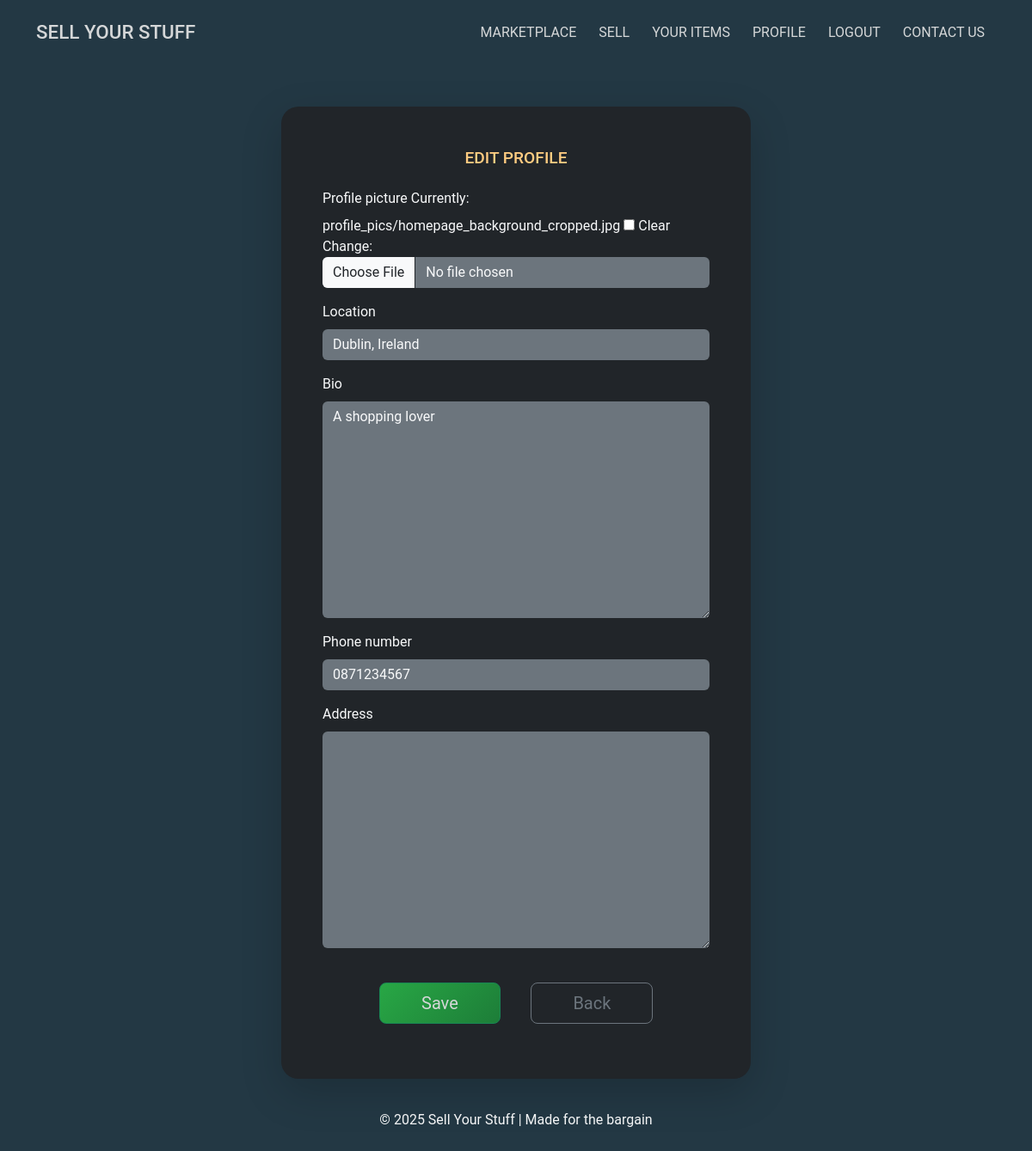
The page /profiles/profile/edit/ (signed in) on the database its author committed.
### profiles/models.py (models this page shows, shortened)
class UserProfile(models.Model):
    user = models.OneToOneField(User, on_delete=models.CASCADE, related_name="profile")
    profile_picture = models.ImageField(
        upload_to="profile_pics/",
        blank=True,
        null=True,
        default="profile_pics/default.jpg",
    )
    location = models.CharField(max_length=50, blank=True, null=True)
    bio = models.TextField(blank=True, null=True)
    phone_number = models.CharField(max_length=15, blank=True, null=True)
    address = models.TextField(blank=True, null=True)

### profiles/views.py (the view)
# urls.py: path("profile/edit/", profile_edit, name="profile_edit"),
@login_required
def profile_edit(request):
    profile = request.user.profile
    if request.method == "POST":
        form = UserProfileForm(request.POST, request.FILES, instance=profile)
        if form.is_valid():
            form.save()
            return redirect("profile")
    else:
        form = UserProfileForm(instance=profile)
    return render(request, "profiles/profile_form.html", {"form": form})

### profiles/forms.py
class UserProfileForm(forms.ModelForm):
    class Meta:
        model = UserProfile
        fields = ["profile_picture", "location", "bio", "phone_number", "address"]

### contact/templatetags/form_tags.py (called while the page is built)
@register.filter
def add_class(field, css_class):
    return field.as_widget(attrs={"class": css_class})

### sell_ur_stuff_site/context_processors.py (called while the page is built)
def unread_notifications(request):
    if request.user.is_authenticated:
        unread_count = Notification.objects.filter(
            user=request.user, is_read=False
        ).count()
    else:
        unread_count = 0
    return {"unread_notifications": unread_count}

### profiles/templates/profiles/profile_form.html (shortened to what this page needs)
{% extends "base.html" %}
{% load static form_tags %}
{% block content %}
<div class="container mt-5">
    <div class="row justify-content-center">
        <div class="col-lg-6 col-md-8">
            <div class="card bg-dark text-light shadow-lg border-0 animate__animated animate__fadeInUp">
                <div class="card-body p-5">
                    <h2 class="card-title text-center mb-4 text-uppercase card-title-custom">Edit Profile</h2>
                    <form method="post" enctype="multipart/form-data" class="form">
                        <div class="row g-3">
                            {% for field in form %}
                                <div class="col-12">
                                    <label for="{{ field.id_for_label }}" class="form-label">{{ field.label }}</label>
                                    {{ field|add_class:"form-control bg-secondary text-light border-0" }}
                                </div>
                            {% endfor %}
                            <div class="col-12 text-center mt-4">
                                <button type="submit" class="btn btn-success btn-lg px-5 animate__animated animate__pulse btn-success-custom m-3">
                                    Save
                                </button>
                                <a href="{% url 'profile' %}" class="btn btn-outline-secondary btn-lg px-5 m-3">Back</a>
                            </div>
                        </div>
                    </form>
                </div>
            </div>
        </div>
    </div>
</div>
{% endblock content %}

### static/css/styles.css (style rules this page uses)
:root { --main-bg-color: #233844; --main-bg-shadow: #233844b7; --secondary-bg-color: #3e4f5e5c; --main-font-color: #0d75b5; --secondary-font-color: #d5d7d8; --hover-color: #ffcc81; --shadow-color: rgba(0, 0, 0, 0.5); --dark-bg-color: #1a2b34; --border-radius-standard: 10px; --border-radius-rounded: 25px; --transition-standard: all 0.3s ease; }
* { margin: 0; padding: 0; box-sizing: border-box; }
body { font-family: 'Roboto', sans-serif; background-color: var(--main-bg-color); color: var(--secondary-font-color); }
h1, h2, h5 { text-transform: uppercase; }
a { text-decoration: none; color: inherit; }
.btn-success-custom { background: linear-gradient(135deg, #28a745, #1d7d38); color: var(--secondary-font-color); transition: all 0.3s ease; }
.card { border: 1px solid #333; color: var(--secondary-font-color); border-radius: 20px; }
.card-title-custom, .card-title-secondary { color: var(--secondary-font-color); font-size: 1.2rem; }
.profile-header, .card-title-hover-color, .sold-items-title, .card-title { color: var(--hover-color); }

### rows shown on the page
UserProfile: form "Dublin, Ireland" "A shopping lover" "0871234567"

### other values the page prints
{{ field.label }} "Profile picture" "Location" "Bio" "Phone number" "Address"
